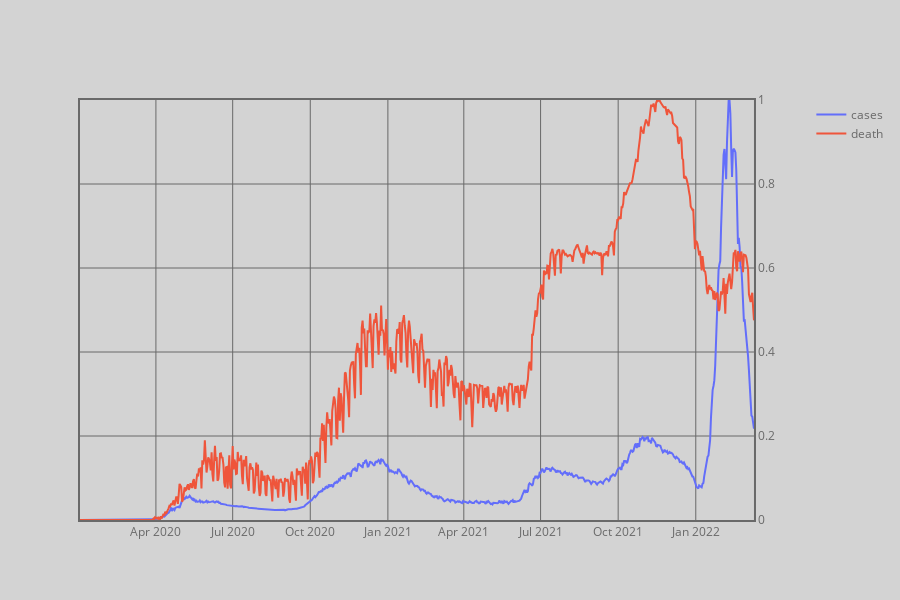

This figure's notebook cell:
### Code cell
# 'это превый грфик'
trace1 = go.Scatter(
        x=dfc.index,
        y=dfcsr['Russia'],
        name='cases',
        yaxis='y2'
    )
trace2 = go.Scatter(
    x=dfd.index,
    y=dfdsr['Russia'],
    name='death',
    yaxis='y2'
    )
fig = make_subplots(specs=[[{"secondary_y": True}]])
fig.add_trace(trace1)
fig.add_trace(trace2, secondary_y=True)
fig['layout'].update(height=600,     
plot_bgcolor = colors['background'],
paper_bgcolor = colors['background'],
font= {
    'color': colors['text']
        }
)
fig.update_yaxes(range=[0, 1])
fig.update_xaxes(showline=True, linewidth=2, linecolor=colors['text'], mirror=True, gridcolor=colors['text'])
fig.update_xaxes(tickfont=dict(color=colors['text'], size=12))
fig.update_yaxes(showline=True, linewidth=2, linecolor=colors['text'], mirror=True, gridcolor=colors['text'])
# fig.show()

### Figure 1 — Plotly figure (JSON) as saved in the notebook; plotly's stock layout.template omitted (floating-point values rounded to 4 significant figures; data arrays with more than 128 entries replaced by an {"elided": "..."} marker saying what was removed)
{"data": [{"name": "cases", "type": "scatter", "x": {"elided": "800 str values"}, "y": {"elided": "800 float values"}, "yaxis": "y2"}, {"name": "death", "type": "scatter", "x": {"elided": "800 str values"}, "xaxis": "x", "y": {"elided": "800 float values"}, "yaxis": "y2"}], "layout": {"font": {"color": "#696969"}, "height": 600, "paper_bgcolor": "#D3D3D3", "plot_bgcolor": "#D3D3D3", "xaxis": {"anchor": "y", "domain": [0, 0.94], "gridcolor": "#696969", "linecolor": "#696969", "linewidth": 2, "mirror": true, "showline": true, "tickfont": {"color": "#696969", "size": 12}}, "yaxis": {"anchor": "x", "domain": [0, 1], "gridcolor": "#696969", "linecolor": "#696969", "linewidth": 2, "mirror": true, "range": [0, 1], "showline": true}, "yaxis2": {"anchor": "x", "gridcolor": "#696969", "linecolor": "#696969", "linewidth": 2, "mirror": true, "overlaying": "y", "range": [0, 1], "showline": true, "side": "right"}}}
